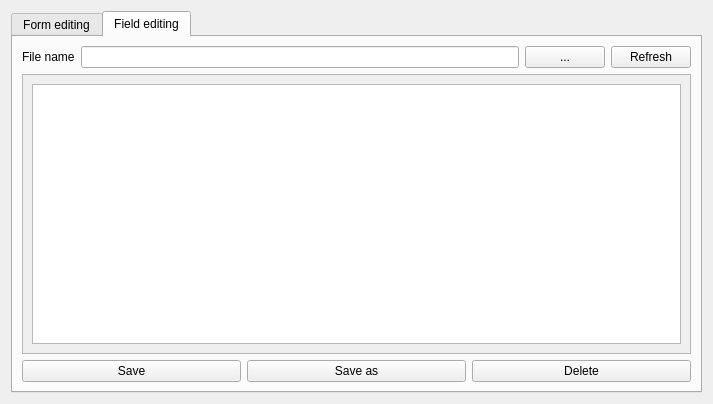
<?xml version="1.0" encoding="UTF-8"?>
<ui version="4.0">
 <class>dat_file</class>
 <widget class="QDialog" name="dat_file">
  <property name="geometry">
   <rect>
    <x>0</x>
    <y>0</y>
    <width>713</width>
    <height>404</height>
   </rect>
  </property>
  <property name="windowTitle">
   <string>Untitled</string>
  </property>
  <layout class="QVBoxLayout" name="verticalLayout_2">
   <item>
    <widget class="QTabWidget" name="tabWidget">
     <property name="currentIndex">
      <number>1</number>
     </property>
     <widget class="QWidget" name="tab">
      <attribute name="title">
       <string>Form editing</string>
      </attribute>
      <layout class="QVBoxLayout" name="verticalLayout_3">
       <item>
        <layout class="QVBoxLayout" name="verticalLayout">
         <item>
          <layout class="QGridLayout" name="gridLayout">
           <item row="0" column="2">
            <widget class="QLineEdit" name="file_name">
             <property name="readOnly">
              <bool>true</bool>
             </property>
            </widget>
           </item>
           <item row="0" column="4">
            <widget class="QPushButton" name="Resfresh_file_list">
             <property name="text">
              <string>Refresh</string>
             </property>
            </widget>
           </item>
           <item row="9" column="4">
            <widget class="QComboBox" name="longitude_choose">
             <item>
              <property name="text">
               <string>Eastern</string>
              </property>
             </item>
             <item>
              <property name="text">
               <string>West</string>
              </property>
             </item>
            </widget>
           </item>
           <item row="0" column="0">
            <widget class="QLabel" name="file_label">
             <property name="text">
              <string>File name</string>
             </property>
            </widget>
           </item>
           <item row="9" column="0">
            <widget class="QLabel" name="longitude_label">
             <property name="text">
              <string>site's longitude</string>
             </property>
            </widget>
           </item>
           <item row="2" column="0">
            <widget class="QLabel" name="name_label">
             <property name="text">
              <string>site's name</string>
             </property>
            </widget>
           </item>
           <item row="1" column="0">
            <widget class="QLabel" name="city_label">
             <property name="text">
              <string>City line</string>
             </property>
            </widget>
           </item>
           <item row="3" column="0">
            <widget class="QLabel" name="latitude_label">
             <property name="text">
              <string>site's latitude</string>
             </property>
            </widget>
           </item>
           <item row="3" column="4">
            <widget class="QComboBox" name="latitude_choose">
             <item>
              <property name="text">
               <string>Northern </string>
              </property>
             </item>
             <item>
              <property name="text">
               <string>South</string>
              </property>
             </item>
            </widget>
           </item>
           <item row="2" column="2" colspan="3">
            <widget class="QLineEdit" name="site_name"/>
           </item>
           <item row="0" column="3">
            <widget class="QPushButton" name="file_name_ch">
             <property name="sizePolicy">
              <sizepolicy hsizetype="Fixed" vsizetype="Fixed">
               <horstretch>0</horstretch>
               <verstretch>0</verstretch>
              </sizepolicy>
             </property>
             <property name="text">
              <string>...</string>
             </property>
            </widget>
           </item>
           <item row="1" column="2" colspan="2">
            <widget class="QComboBox" name="city_line">
             <property name="styleSheet">
              <string notr="true">combobox-popup: 0;</string>
             </property>
            </widget>
           </item>
           <item row="3" column="2" colspan="2">
            <widget class="QLineEdit" name="latitude"/>
           </item>
           <item row="9" column="2" colspan="2">
            <widget class="QLineEdit" name="longitude"/>
           </item>
           <item row="4" column="2" colspan="2">
            <widget class="QCheckBox" name="DD_format_latitude">
             <property name="text">
              <string>DD format</string>
             </property>
            </widget>
           </item>
           <item row="5" column="2" colspan="2">
            <widget class="QCheckBox" name="DMS_format_latitude">
             <property name="text">
              <string>DMS format</string>
             </property>
            </widget>
           </item>
           <item row="10" column="2" colspan="2">
            <widget class="QCheckBox" name="DD_format_longitude">
             <property name="text">
              <string>DD format</string>
             </property>
            </widget>
           </item>
           <item row="11" column="2" colspan="2">
            <widget class="QCheckBox" name="DMS_format_longitude">
             <property name="text">
              <string>DMS format</string>
             </property>
            </widget>
           </item>
          </layout>
         </item>
         <item>
          <layout class="QHBoxLayout" name="horizontalLayout_2">
           <item>
            <widget class="QPushButton" name="add_line">
             <property name="text">
              <string>Add line</string>
             </property>
            </widget>
           </item>
           <item>
            <widget class="QPushButton" name="save_line">
             <property name="text">
              <string>Save line</string>
             </property>
            </widget>
           </item>
           <item>
            <widget class="QPushButton" name="Delete_line">
             <property name="text">
              <string>Delete line</string>
             </property>
            </widget>
           </item>
          </layout>
         </item>
         <item>
          <layout class="QHBoxLayout" name="horizontalLayout">
           <item>
            <widget class="QPushButton" name="save_as_file">
             <property name="text">
              <string>Save as</string>
             </property>
            </widget>
           </item>
           <item>
            <widget class="QPushButton" name="delete_file">
             <property name="text">
              <string>Delete </string>
             </property>
            </widget>
           </item>
          </layout>
         </item>
        </layout>
       </item>
      </layout>
     </widget>
     <widget class="QWidget" name="tab_2">
      <attribute name="title">
       <string>Field editing</string>
      </attribute>
      <layout class="QVBoxLayout" name="verticalLayout_6">
       <item>
        <layout class="QVBoxLayout" name="verticalLayout_5">
         <item>
          <layout class="QHBoxLayout" name="horizontalLayout_5">
           <item>
            <widget class="QLabel" name="file_label_2">
             <property name="text">
              <string>File name</string>
             </property>
            </widget>
           </item>
           <item>
            <widget class="QLineEdit" name="file_name_2">
             <property name="sizePolicy">
              <sizepolicy hsizetype="Expanding" vsizetype="Fixed">
               <horstretch>0</horstretch>
               <verstretch>0</verstretch>
              </sizepolicy>
             </property>
             <property name="readOnly">
              <bool>true</bool>
             </property>
            </widget>
           </item>
           <item>
            <widget class="QPushButton" name="file_name_ch_2">
             <property name="sizePolicy">
              <sizepolicy hsizetype="Minimum" vsizetype="Fixed">
               <horstretch>0</horstretch>
               <verstretch>0</verstretch>
              </sizepolicy>
             </property>
             <property name="text">
              <string>...</string>
             </property>
            </widget>
           </item>
           <item>
            <widget class="QPushButton" name="Resfresh_file_list_2">
             <property name="text">
              <string>Refresh</string>
             </property>
            </widget>
           </item>
          </layout>
         </item>
         <item>
          <widget class="QScrollArea" name="scrollArea">
           <property name="widgetResizable">
            <bool>true</bool>
           </property>
           <widget class="QWidget" name="scrollAreaWidgetContents">
            <property name="geometry">
             <rect>
              <x>0</x>
              <y>0</y>
              <width>669</width>
              <height>267</height>
             </rect>
            </property>
            <layout class="QVBoxLayout" name="verticalLayout_4">
             <item>
              <widget class="QPlainTextEdit" name="field"/>
             </item>
            </layout>
           </widget>
          </widget>
         </item>
         <item>
          <layout class="QHBoxLayout" name="horizontalLayout_4">
           <item>
            <widget class="QPushButton" name="Save_file">
             <property name="text">
              <string>Save</string>
             </property>
            </widget>
           </item>
           <item>
            <widget class="QPushButton" name="Save_as_file">
             <property name="text">
              <string>Save as</string>
             </property>
            </widget>
           </item>
           <item>
            <widget class="QPushButton" name="Delete_file">
             <property name="text">
              <string>Delete</string>
             </property>
            </widget>
           </item>
          </layout>
         </item>
        </layout>
       </item>
      </layout>
     </widget>
    </widget>
   </item>
  </layout>
 </widget>
 <resources/>
 <connections/>
</ui>
